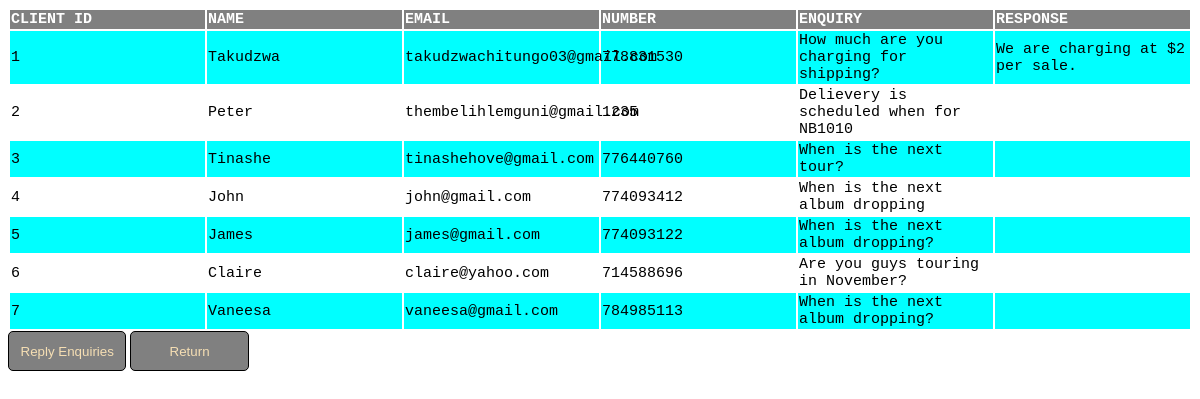
Screenshot of /display.php with the database file from the repository.
### tables this page shows
CREATE TABLE `clients` (
  `Client_ID` int(11) NOT NULL,
  `name1` varchar(40) NOT NULL,
  `email` varchar(40) NOT NULL,
  `number1` int(11) NOT NULL,
  `enquiry` text NOT NULL,
  `response1` text NOT NULL
);

### display.php (the view, shortened to what this page needs)
<!DOCTYPE html>
<html>
<head>
</head>
<body>
<table>
    <tr>
        <th scope = "col">CLIENT ID</th>
        <th scope = "col"> NAME</th>
        <th scope = "col">EMAIL</th>
        <th scope = "col">NUMBER</th>
        <th scope = "col">ENQUIRY</th>
        <th scope = "col">RESPONSE</th>
    </tr>
<?php
$conn = mysqli_connect("localhost", "root", "", "forms");
$sql = "SELECT Client_ID, name1, email, number1, enquiry, response1 FROM clients";
$result = $conn->query($sql);
if ($result->num_rows > 0) {
while($row = $result->fetch_assoc()) {
echo "<tr><td>" . $row["Client_ID"]. "</td><td>" . $row["name1"] . "</td><td>" . $row["email"]. "</td><td>". $row["number1"]."</td><td>" .$row["enquiry"]. "</td><td>" .$row["response1"]. "</td></tr>";
}
echo "</table>";
} else { echo "0 results"; }
?>
<input type="submit" value="Reply Enquiries" class="btn" onclick="window.location.href='reply.html'">
<input type="submit" value="Return" class= "btn" onclick="window.location.href='admin.html'">
</body>
</html>

### display.php (style rules this page uses)
table, thead, tbody, tr { width: 100%; }
table { table-layout: fixed }
table { border-color: black; width: 100%; color: black; font-family: monospace; font-size: 15px; text-align: left; }
th { background-color: gray; color: white; }
tr:nth-child(even) { background-color: aqua }
.btn { text-align: center; vertical-align: middle; padding: .3em; width: 10%; cursor: pointer; background-color: red; height: 40px; color: wheat; border-radius: 5px; border: 1px solid black; background-color: gray; cursor: pointer; }

### rows the page displays
clients: Client_ID "1", name1 "Takudzwa", email "takudzwachitungo03@gmail.com", number1 "778831530", enquiry "How much are you charging for shipping?", response1 "We are charging at $2 per sale."
clients: Client_ID "2", name1 "Peter", email "thembelihlemguni@gmail.com", number1 "1235", enquiry "Delievery is scheduled when for NB1010"
clients: Client_ID "3", name1 "Tinashe", email "tinashehove@gmail.com", number1 "776440760", enquiry "When is the next tour?"
clients: Client_ID "4", name1 "John", email "john@gmail.com", number1 "774093412", enquiry "When is the next album dropping"
clients: Client_ID "5", name1 "James", email "james@gmail.com", number1 "774093122", enquiry "When is the next album dropping?"
clients: Client_ID "6", name1 "Claire", email "claire@yahoo.com", number1 "714588696", enquiry "Are you guys touring in November?"
clients: Client_ID "7", name1 "Vaneesa", email "vaneesa@gmail.com", number1 "784985113", enquiry "When is the next album dropping?"
